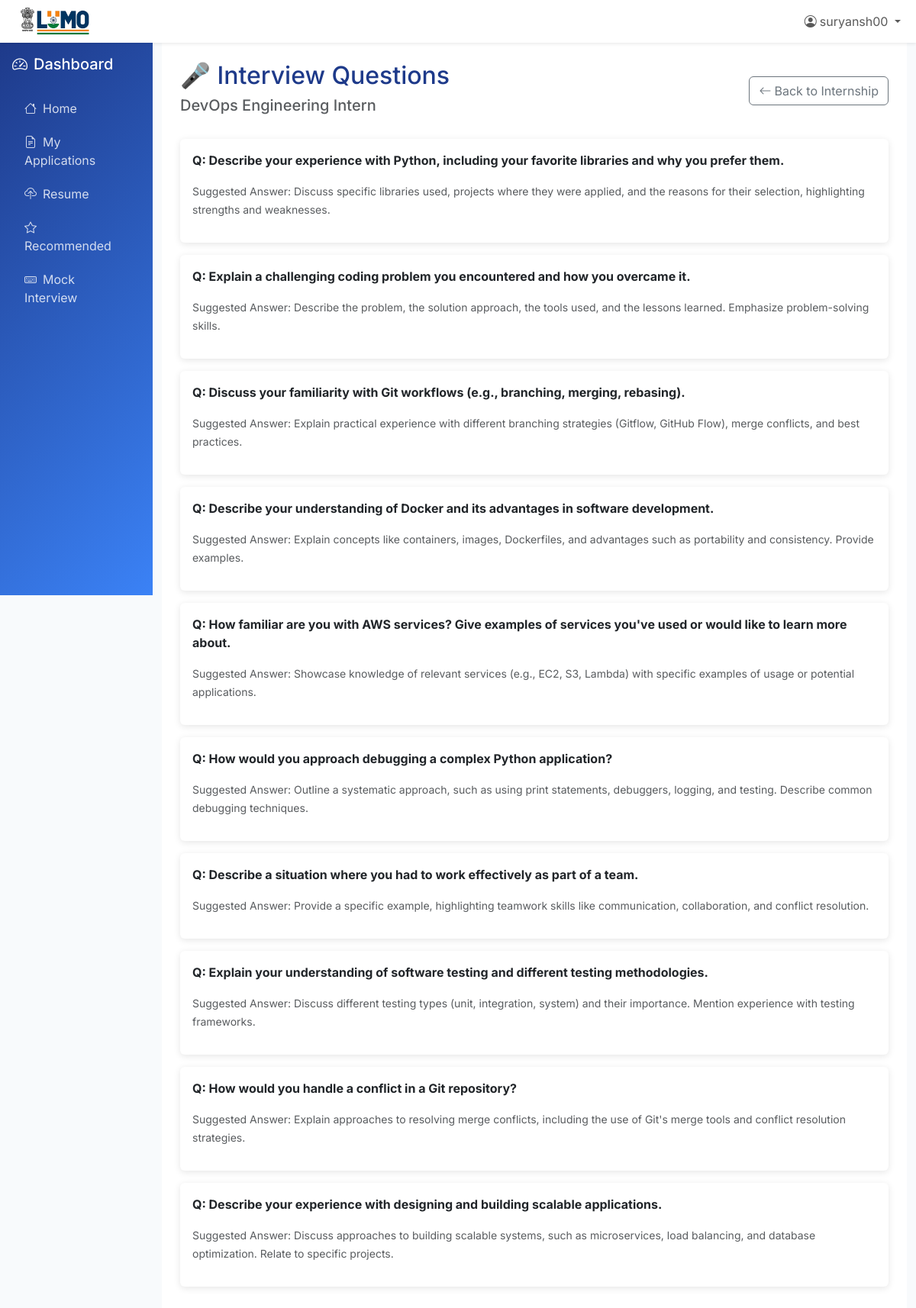
/dashboard/internship/6/interview/ (signed in), run on the app's committed database.
### dashboard/models.py (models this page shows, shortened)
class Internship(models.Model):
    title = models.CharField(max_length=255)
    company = models.CharField(max_length=255)
    description = models.TextField()
    location = models.CharField(max_length=150)
    stipend = models.DecimalField(max_digits=10, decimal_places=2, null=True, blank=True)
    duration = models.CharField(max_length=100, help_text="e.g., '3 Months', '6 Weeks'")
    required_skills = models.ManyToManyField(Skill, related_name='internships')
    posted_date = models.DateTimeField(auto_now_add=True)

class InterviewQuestion(models.Model):
    internship = models.ForeignKey(Internship, on_delete=models.CASCADE, related_name='interview_questions')
    question_text = models.TextField()
    suggested_answer = models.TextField(blank=True, null=True, help_text="An ideal answer or key points to cover.")

### dashboard/views.py (the view)
# urls.py: path("internship/<int:internship_id>/interview/", views.interview_questions, name="interview_questions"),
@login_required
def interview_questions(request, internship_id):
    internship = get_object_or_404(Internship, id=internship_id)
    interview_questions = internship.interview_questions.all()
    context = {
        'internship': internship,
        'interview_questions': interview_questions
    }
    return render(request, 'dashboard/interview_questions.html', context)

### templates/dashboard/interview_questions.html (shortened to what this page needs)
{% extends 'dashboard/base.html' %}
{% block dashboard_content %}
<div class="d-flex justify-content-between align-items-center mb-4">
    <div>
        <h1 class="h2 text-lumo">🎤 Interview Questions</h1>
        <h5 class="text-muted">{{ internship.title }}</h5>
    </div>
    <a href="{% url 'internship_detail' internship.id %}" class="btn btn-outline-secondary">
        <i class="bi bi-arrow-left me-1"></i>Back to Internship
    </a>
</div>
{% for question in interview_questions %}
<div class="card mb-3">
    <div class="card-body">
        <p><strong>Q: {{ question.question_text }}</strong></p>
        <p class="text-muted"><small>Suggested Answer: {{ question.suggested_answer }}</small></p>
    </div>
</div>
{% empty %}
<p>No interview questions available for this internship yet.</p>
{% endfor %}
{% endblock %}

### templates/base.html (shortened to what this page needs)
{% load static %}
<!DOCTYPE html>
<html lang="en">
<head>
    <link href="https://cdn.jsdelivr.net/npm/bootstrap@5.3.0/dist/css/bootstrap.min.css" rel="stylesheet">
    <link href="https://cdn.jsdelivr.net/npm/bootstrap-icons@1.10.0/font/bootstrap-icons.css" rel="stylesheet">
</head>
<body>
    <nav class="navbar navbar-expand-lg navbar-light bg-white shadow-sm">
        <div class="container-fluid">
            <a href="/" class="logo">
    <img src="{% static 'logo1.png' %}" alt="LUMO" class="img-fluid" style="height:40px; width:auto;" />
</a>
            <div class="collapse navbar-collapse" id="navbarNav">
                <ul class="navbar-nav ms-auto">
                    {% if user.is_authenticated %}
                        <li class="nav-item dropdown">
                            <a class="nav-link dropdown-toggle" href="#" id="navbarDropdown" role="button" data-bs-toggle="dropdown">
                                <i class="bi bi-person-circle me-1"></i>{{ user.username }}
                            </a>
                        </li>
                    {% endif %}
                </ul>
            </div>
        </div>
    </nav>
    {% block content %}{% endblock %}
</body>
</html>

### templates/base.html (style rules this page uses)
:root { --lumo-primary: #1e3a8a; --lumo-secondary: #3b82f6; --lumo-accent: #06b6d4; --lumo-dark: #1f2937; --lumo-light: #f8fafc; }
body { font-family: 'Inter', sans-serif; background-color: var(--lumo-light); }
.text-lumo { color: var(--lumo-primary); }
.card { border: none; box-shadow: 0 2px 10px rgba(0, 0, 0, 0.1); transition: transform 0.2s ease, box-shadow 0.2s ease; }

### data on the page
Internship: title "DevOps Engineering Intern"
InterviewQuestion: question_text "Describe your experience with Python, including your favorite libraries and why you prefer them.", suggested_answer "Discuss specific libraries used, projects where they were applied, and the reasons for their selection, highlighting strengths and weaknesses."
InterviewQuestion: question_text "Explain a challenging coding problem you encountered and how you overcame it.", suggested_answer "Describe the problem, the solution approach, the tools used, and the lessons learned. Emphasize problem-solving skills."
InterviewQuestion: question_text "Discuss your familiarity with Git workflows (e.g., branching, merging, rebasing).", suggested_answer "Explain practical experience with different branching strategies (Gitflow, GitHub Flow), merge conflicts, and best practices."
InterviewQuestion: question_text "Describe your understanding of Docker and its advantages in software development.", suggested_answer "Explain concepts like containers, images, Dockerfiles, and advantages such as portability and consistency. Provide examples."
InterviewQuestion: question_text "How familiar are you with AWS services? Give examples of services you've used or would like to learn more about.", suggested_answer "Showcase knowledge of relevant services (e.g., EC2, S3, Lambda) with specific examples of usage or potential applications."
InterviewQuestion: question_text "How would you approach debugging a complex Python application?", suggested_answer "Outline a systematic approach, such as using print statements, debuggers, logging, and testing. Describe common debugging techniques."
InterviewQuestion: question_text "Describe a situation where you had to work effectively as part of a team.", suggested_answer "Provide a specific example, highlighting teamwork skills like communication, collaboration, and conflict resolution."
InterviewQuestion: question_text "Explain your understanding of software testing and different testing methodologies.", suggested_answer "Discuss different testing types (unit, integration, system) and their importance. Mention experience with testing frameworks."
InterviewQuestion: question_text "How would you handle a conflict in a Git repository?", suggested_answer "Explain approaches to resolving merge conflicts, including the use of Git's merge tools and conflict resolution strategies."
InterviewQuestion: question_text "Describe your experience with designing and building scalable applications.", suggested_answer "Discuss approaches to building scalable systems, such as microservices, load balancing, and database optimization. Relate to specific projects."

### other printed values
{{ user.username }} "suryansh00"
